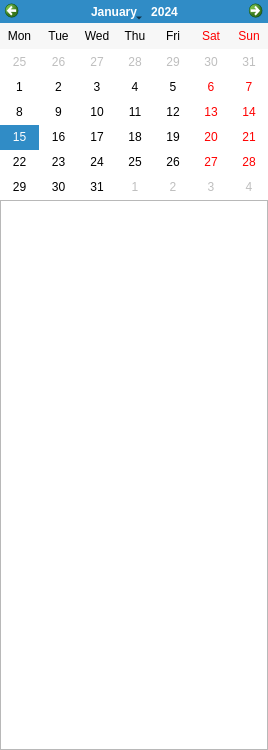
<?xml version="1.0" encoding="UTF-8"?>
<ui version="4.0">
 <class>CDiaryManagerWidget</class>
 <widget class="QWidget" name="CDiaryManagerWidget">
  <property name="geometry">
   <rect>
    <x>0</x>
    <y>0</y>
    <width>268</width>
    <height>750</height>
   </rect>
  </property>
  <property name="windowTitle">
   <string>Form</string>
  </property>
  <layout class="QVBoxLayout" name="verticalLayout">
   <property name="spacing">
    <number>0</number>
   </property>
   <property name="leftMargin">
    <number>0</number>
   </property>
   <property name="topMargin">
    <number>0</number>
   </property>
   <property name="rightMargin">
    <number>0</number>
   </property>
   <property name="bottomMargin">
    <number>0</number>
   </property>
   <item>
    <widget class="QCalendarWidget" name="calendarWidget">
     <property name="maximumSize">
      <size>
       <width>16777215</width>
       <height>200</height>
      </size>
     </property>
     <property name="sizeIncrement">
      <size>
       <width>0</width>
       <height>0</height>
      </size>
     </property>
     <property name="verticalHeaderFormat">
      <enum>QCalendarWidget::NoVerticalHeader</enum>
     </property>
    </widget>
   </item>
   <item>
    <widget class="QTreeView" name="treeView_diary"/>
   </item>
  </layout>
 </widget>
 <resources/>
 <connections/>
</ui>
